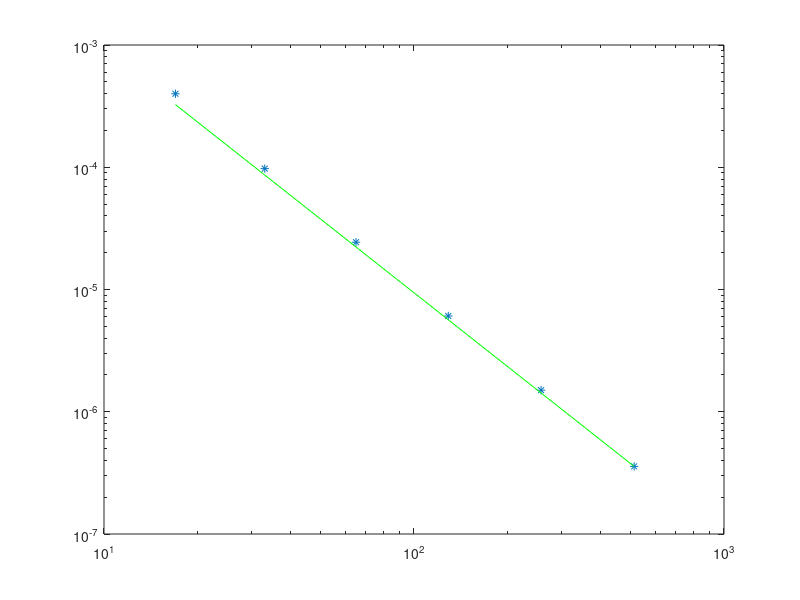

Reproduce this figure in MATLAB.
clear all
close all

mrif=2^11+1;
m=mrif;
h=2/(m-1);
x=linspace(0,2,m)';

D2 = toeplitz(sparse([1,1],[1,2],[-2,1]/(h^2),1,m));
D1 = toeplitz(sparse(1,2,-1/(2*h),1,m),sparse(1,2,1/(2*h),1,m));

F=@(u) [u(1)-1;(-diag(x+1)*(D2*u)+diag(x.^2)*(D1*u)-1./(1+u.^2))(2:m-1);...
	-3*(-2*u(m)+2*u(m-1))/h^2-1./(1+u(m)^2)];
J=@(u) [[1,zeros(1,m-1)];...
	(-diag(x+1)*D2+diag(x.^2)*D1+diag(2*u./((1+u.^2).^2)))(2:m-1,1:m);...
	[zeros(1,m-2),-6/h^2,6/h^2+(2*u(m))/((1+u(m))^2)]];
u0=ones(m,1);

res=-J(u0)\F(u0);
tol=h^2;
while(norm(res,inf)>tol)
  u0+=res;
  res=-J(u0)\F(u0);
end
u0+=res;


Urif=u0;
mrange=2.^(4:9)+1;
count=0;

for m=mrange
  count++;
  h=2/(m-1);
  
  x=linspace(0,2,m)';
  
  D2 = toeplitz(sparse([1,1],[1,2],[-2,1]/(h^2),1,m));
  D1 = toeplitz(sparse(1,2,-1/(2*h),1,m),sparse(1,2,1/(2*h),1,m));
  
  F=@(u) [u(1)-1;(-diag(x+1)*(D2*u)+diag(x.^2)*(D1*u)-1./(1+u.^2))(2:m-1);...
	  -3*(-2*u(m)+2*u(m-1))/h^2-1./(1+u(m)^2)];
  J=@(u) [[1,zeros(1,m-1)];...
	  (-diag(x+1)*D2+diag(x.^2)*D1+diag(2*u./((1+u.^2).^2)))(2:m-1,1:m);...
	  [zeros(1,m-2),-6/h^2,6/h^2+(2*u(m))/((1+u(m))^2)]];
  u0=ones(m,1);
  
  res=-J(u0)\F(u0);
  tol=h^2;
  while(norm(res,inf)>tol)
    u0+=res;
    res=-J(u0)\F(u0);
  end
  u0+=res;
  
  err(count)=norm(u0-Urif(1:(mrif-1)/(m-1):mrif),inf);
end

loglog(mrange,err,'*',mrange,err(end)*(mrange/mrange(end)).^(-2),'g')
